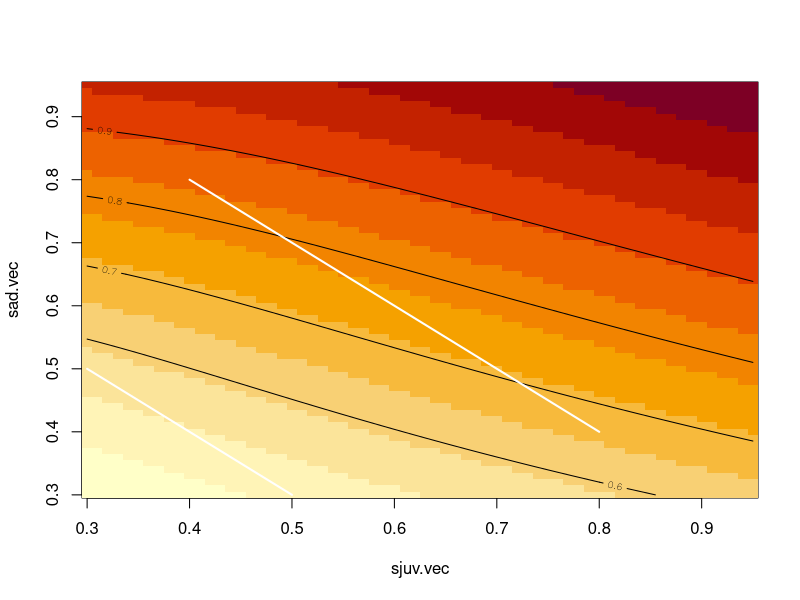

Recreate this plot in R.
alpha0.r.vec <- seq(-5,-3,0.01) #-3.97
Ealpha0.r.vec<- -3.97
beta0.r.vec <- seq(0.3,0.7,0.01) #0.62
Ebeta0.r.vec<-0.62
r<-vector(length=5)
bSat.vec<-seq(0.8,1.0,0.01) #0.9485
EbSat.vec<-0.9485
alpha0.b.vec <- seq(-8,-5,0.1) #-6.14
beta0.b.vec <- seq(1.3,1.5,0.01) #1.391
EbSat.vec<-0.9485
Ealpha0.b.vec <- -6.14
Ebeta0.b.vec <- 1.391
b<-vector(length=5)
sjuv.vec <- seq(0.3,0.95,0.01) #0.5
sad.vec <- seq(0.3,0.95,0.01) #0.84
Esjuv.vec <- 0.5
Esad.vec <- 0.84
growth.rate<-array(NA,dim=c(length(sjuv.vec),length(sad.vec)))

for (i in 1:length(sjuv.vec))
  for (j in 1:length(sad.vec))
    {
      {
        alpha0.r<-Ealpha0.r.vec
        beta0.r<-Ebeta0.r.vec
        alpha0.b<-Ealpha0.b.vec
        beta0.b<-Ebeta0.b.vec
        bSat<-EbSat.vec
        r[1]<- (1/(1+exp(-(alpha0.r+beta0.r*3))))  # Age 3
        r[2]<- (1/(1+exp(-(alpha0.r+beta0.r*4))))  # Age 4
        r[3]<- (1/(1+exp(-(alpha0.r+beta0.r*5))))  # Age 5
        r[4]<- (1/(1+exp(-(alpha0.r+beta0.r*6))))  # Age 6
        r[5]<- (1/(1+exp(-(alpha0.r+beta0.r*7))))  # Age 7+
        b[1]<- (1/(1+exp(-(alpha0.b+beta0.b*3))))*bSat  # Age 3
        b[2]<- (1/(1+exp(-(alpha0.b+beta0.b*4))))*bSat  # Age 4
        b[3]<- (1/(1+exp(-(alpha0.b+beta0.b*5))))*bSat  # Age 5
        b[4]<- (1/(1+exp(-(alpha0.b+beta0.b*6))))*bSat  # Age 6
        b[5]<- (1/(1+exp(-(alpha0.b+beta0.b*7))))*bSat  # Age 7+
        sjuv<-sjuv.vec[i]
        sad<-sad.vec[j]
        A <- matrix(c(0,    0,    0,   r[1]*b[1], r[2]*b[2],  r[3]*b[3], r[4]*b[4],     r[5]*b[5],
                      sjuv, 0,    0,       0,          0,           0,   0,          0,
                      0,    sjuv, 0,       0,          0,           0,   0,          0,
                      0,    0,    sjuv,    0,          0,           0,   0,          0,
                      0,    0,    0,       sad,        0,           0,   0,          0,
                      0,    0,    0,       0,          sad,         0,   0,          0,
                      0,    0,    0,       0,          0,          sad,  0,          0,
                      0,    0,    0,       0,          0,           0,   sad,       sad),
                    ncol = 8, byrow = T)

# Population growth rate
growth.rate[i,j]<-max(Re(eigen(A)$values))
}}

image(x=sjuv.vec,y=sad.vec,z=growth.rate)
contour(x=sjuv.vec,y=sad.vec,z=growth.rate,add=T,levels=c(0.6,0.7,0.8,0.9))
segments(x0=0.3,y0=0.5,x1=0.5,y1=0.3,col="white",lwd=2)
segments(x0=0.4,y0=0.8,x1=0.8,y1=0.4,col="white",lwd=2)


